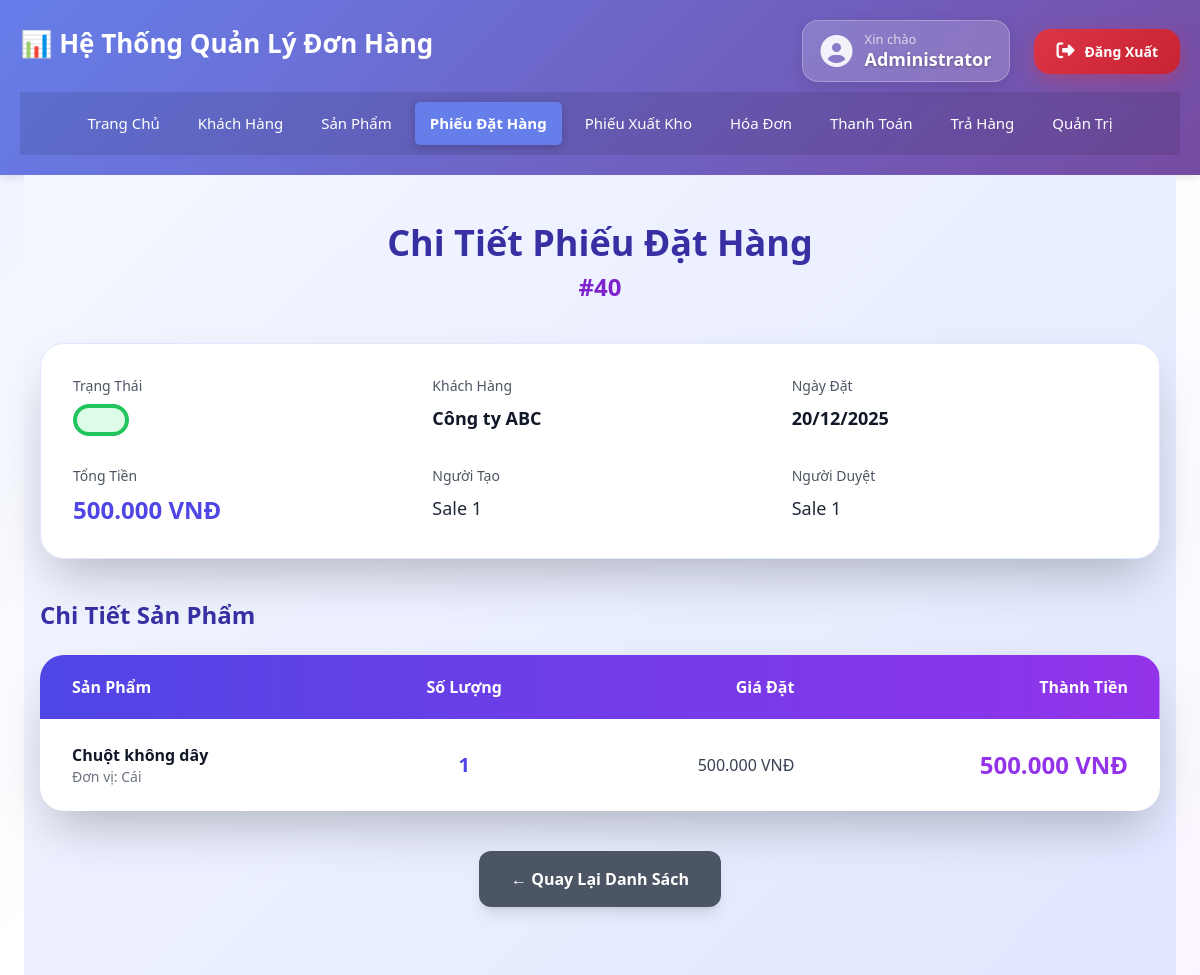
/phieu_dat_hang/detail.php?id=40 (signed in), run on the app's committed database.
### tables this page shows
CREATE TABLE `phieu_dat_hang` (
  `ma_phieu_dat_hang` int(11) NOT NULL,
  `ma_khach_hang` int(11) NOT NULL,
  `ngay_dat` date NOT NULL,
  `tong_tien` decimal(15,2) DEFAULT 0.00,
  `created_by` int(11) DEFAULT NULL,
  `approved_by` int(11) DEFAULT NULL,
  `approved_at` datetime DEFAULT NULL,
  `trang_thai` enum('Chờ duyệt','Đã duyệt','Hủy') DEFAULT 'Chờ duyệt',
  `ghi_chu` text DEFAULT NULL
);

CREATE TABLE `khach_hang` (
  `ma_khach_hang` int(11) NOT NULL,
  `ten_khach_hang` varchar(255) NOT NULL,
  `dia_chi` varchar(500) DEFAULT NULL,
  `dien_thoai` varchar(20) DEFAULT NULL,
  `email` varchar(100) DEFAULT NULL,
  `ngay_tao` datetime DEFAULT current_timestamp(),
  `trang_thai` enum('Hoạt động','Ngừng hoạt động') DEFAULT 'Hoạt động'
);

CREATE TABLE `users` (
  `id` int(11) NOT NULL,
  `username` varchar(50) NOT NULL,
  `password` varchar(255) NOT NULL,
  `full_name` varchar(100) DEFAULT NULL,
  `status` tinyint(4) DEFAULT 1,
  `role` varchar(50) DEFAULT 'guest',
  `created_at` datetime DEFAULT current_timestamp()
);

CREATE TABLE `chi_tiet_phieu_dat_hang` (
  `ma_chi_tiet` int(11) NOT NULL,
  `ma_phieu_dat_hang` int(11) NOT NULL,
  `ma_san_pham` int(11) NOT NULL,
  `so_luong` int(11) NOT NULL,
  `gia_dat` decimal(15,2) NOT NULL,
  `thanh_tien` decimal(15,2) GENERATED ALWAYS AS (`so_luong` * `gia_dat`) STORED
);

CREATE TABLE `san_pham` (
  `ma_san_pham` int(11) NOT NULL,
  `ten_san_pham` varchar(255) NOT NULL,
  `ma_loai_san_pham` int(11) DEFAULT NULL,
  `gia_ban` decimal(15,2) NOT NULL,
  `don_vi` varchar(50) DEFAULT 'Cái',
  `mo_ta` text DEFAULT NULL,
  `ngay_tao` datetime DEFAULT current_timestamp()
);

### config.php (called while the page is built, shortened)
<?php
function formatMoney($amount) {
    return number_format($amount, 0, ',', '.');
}
?>

### phieu_dat_hang/detail.php (the view, shortened to what this page needs)
<?php
include '../config.php';
$id = intval($_GET['id']);
$stmt = $conn->prepare("
    SELECT p.*, u.full_name AS nguoi_tao, a.full_name AS nguoi_duyet
    FROM phieu_dat_hang p
    LEFT JOIN users u ON p.created_by = u.id
    LEFT JOIN users a ON p.approved_by = a.id
    WHERE p.ma_phieu_dat_hang = ?
");
$stmt->bind_param("i", $id);
$stmt->execute();
$result = $stmt->get_result();
$po = $result->fetch_assoc();
$kh_query = $conn->query("SELECT ten_khach_hang FROM khach_hang WHERE ma_khach_hang = " . intval($po['ma_khach_hang']));
$ten_kh = $kh_query->fetch_assoc()['ten_khach_hang'] ?? 'N/A';
$stmt_items = $conn->prepare("
    SELECT
        ct.ma_san_pham,
        sp.ten_san_pham,
        sp.don_vi,
        ct.so_luong,
        ct.gia_dat,
        (ct.so_luong * ct.gia_dat) AS thanh_tien
    FROM chi_tiet_phieu_dat_hang ct
    JOIN san_pham sp ON ct.ma_san_pham = sp.ma_san_pham
    WHERE ct.ma_phieu_dat_hang = ?
");
$stmt_items->bind_param("i", $id);
$stmt_items->execute();
$items = $stmt_items->get_result();
?>
<!DOCTYPE html>
<html lang="vi" class="h-full">
<head>
    <link rel="stylesheet" href="../css/style.css">
    <script src="https://cdn.tailwindcss.com"></script>
</head>
<body class="min-h-screen bg-gradient-to-br from-indigo-50 via-white to-purple-50 flex flex-col">
    <?php include '../header.php'; ?>
    <main class="flex-1 container mx-auto px-4 py-12 max-w-6xl">
        <div class="mb-10 text-center">
            <h1 class="text-4xl font-bold text-indigo-800 mb-2">Chi Tiết Phiếu Đặt Hàng</h1>
            <p class="text-2xl text-purple-700 font-semibold">#<?= $id ?></p>
        </div>
        <div class="bg-white rounded-3xl shadow-2xl p-8 mb-10 border border-indigo-100">
            <div class="grid grid-cols-1 md:grid-cols-2 lg:grid-cols-3 gap-6">
                <div>
                    <p class="text-sm font-medium text-gray-600">Trạng Thái</p>
                    <p class="mt-2">
                        <span class="inline-flex px-6 py-3 text-sm font-bold rounded-full border-4
                            <?= $po['trang_thai'] == 'Chờ duyệt' ? 'bg-red-100 text-red-800 border-red-500' : 'bg-green-100 text-green-800 border-green-500' ?>">
                        </span>
                    </p>
                </div>
                <div>
                    <p class="text-sm font-medium text-gray-600">Khách Hàng</p>
                    <p class="mt-2 text-lg font-semibold text-gray-900"><?= htmlspecialchars($ten_kh) ?></p>
                </div>
                <div>
                    <p class="text-sm font-medium text-gray-600">Ngày Đặt</p>
                    <p class="mt-2 text-lg font-semibold text-gray-900"><?= date('d/m/Y', strtotime($po['ngay_dat'])) ?></p>
                </div>
                <div>
                    <p class="text-sm font-medium text-gray-600">Tổng Tiền</p>
                    <p class="mt-2 text-2xl font-bold text-indigo-600"><?= formatMoney($po['tong_tien']) ?> VNĐ</p>
                </div>
                <div>
                    <p class="text-sm font-medium text-gray-600">Người Tạo</p>
                    <p class="mt-2 text-lg font-medium text-gray-800"><?= htmlspecialchars($po['nguoi_tao'] ?? 'N/A') ?></p>
                </div>
                <div>
                    <p class="text-sm font-medium text-gray-600">Người Duyệt</p>
                    <p class="mt-2 text-lg font-medium text-gray-800"><?= htmlspecialchars($po['nguoi_duyet'] ?? 'Chưa duyệt') ?></p>
                </div>
            </div>
        </div>
        <h3 class="text-2xl font-bold text-indigo-800 mb-6">Chi Tiết Sản Phẩm</h3>
        <div class="bg-white rounded-3xl shadow-2xl overflow-hidden">
            <div class="overflow-x-auto">
                <table class="w-full">
                    <thead class="bg-gradient-to-r from-indigo-600 to-purple-600 text-white">
                        <tr>
                            <th class="px-8 py-5 text-left font-semibold">Sản Phẩm</th>
                            <th class="px-8 py-5 text-center font-semibold">Số Lượng</th>
                            <th class="px-8 py-5 text-right font-semibold">Giá Đặt</th>
                            <th class="px-8 py-5 text-right font-semibold">Thành Tiền</th>
                        </tr>
                    </thead>
                    <tbody class="divide-y divide-gray-200">
                        <?php while($r = $items->fetch_assoc()): ?>
                        <tr class="hover:bg-indigo-50 transition">
                            <td class="px-8 py-6">
                                <div>
                                    <p class="font-semibold text-gray-900"><?= htmlspecialchars($r['ten_san_pham']) ?></p>
                                    <p class="text-sm text-gray-500">Đơn vị: <?= htmlspecialchars($r['don_vi']) ?></p>
                                </div>
                            </td>
                            <td class="px-8 py-6 text-center font-bold text-xl text-indigo-600"><?= $r['so_luong'] ?></td>
                            <td class="px-8 py-6 text-right font-medium text-gray-700"><?= formatMoney($r['gia_dat']) ?> VNĐ</td>
                            <td class="px-8 py-6 text-right font-bold text-2xl text-purple-600"><?= formatMoney($r['thanh_tien']) ?> VNĐ</td>
                        </tr>
                        <?php endwhile; ?>
                    </tbody>
                </table>
            </div>
        </div>
        <div class="mt-10 flex flex-wrap justify-center gap-4">
            <a href="list.php" class="px-8 py-4 bg-gray-600 text-white font-bold rounded-xl hover:bg-gray-700 transition shadow-lg">
                ← Quay Lại Danh Sách
            </a>
        </div>
    </main>
</body>
</html>

### css/style.css (style rules this page uses)
* { margin: 0; padding: 0; box-sizing: border-box; }
body { font-family: 'Segoe UI', Tahoma, Geneva, Verdana, sans-serif; background-color: #f5f5f5; color: #333; }
.container { max-width: 1200px; margin: 0 auto; min-height: 100vh; display: flex; flex-direction: column; }
main { flex: 1; padding: 30px 20px; }
main { flex: 1; padding: 40px 20px; background: linear-gradient(135deg, #f5f7ff 0%, #e0e7ff 100%); min-height: 100vh; }

### data on the page
khach_hang: ten_khach_hang "Công ty ABC"
phieu_dat_hang: ngay_dat "20/12/2025", tong_tien "500.000", users.full_name "Sale 1"
chi_tiet_phieu_dat_hang: ma_san_pham.ten_san_pham "Chuột không dây", ma_san_pham.don_vi "Cái", so_luong "1", gia_dat "500.000", thanh_tien "500.000"

### other printed values
$_SESSION['full_name'] "Administrator"
$id "40"
